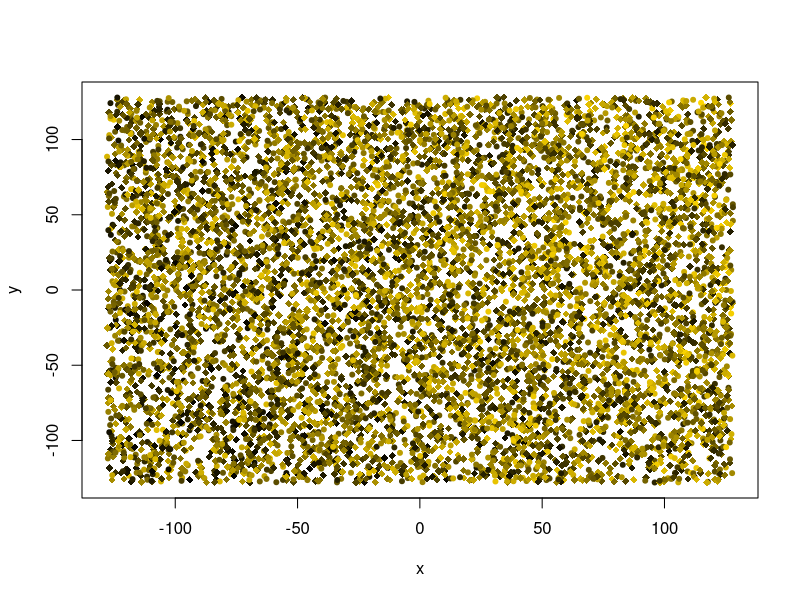
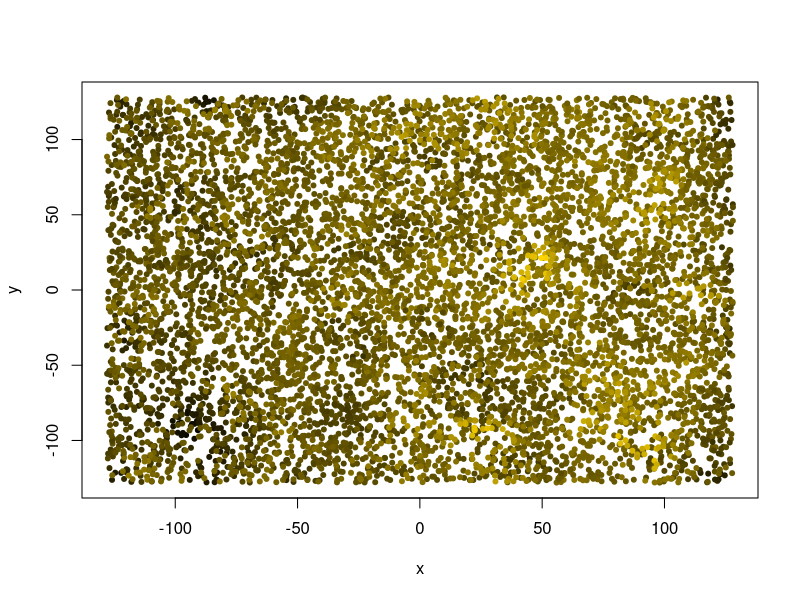
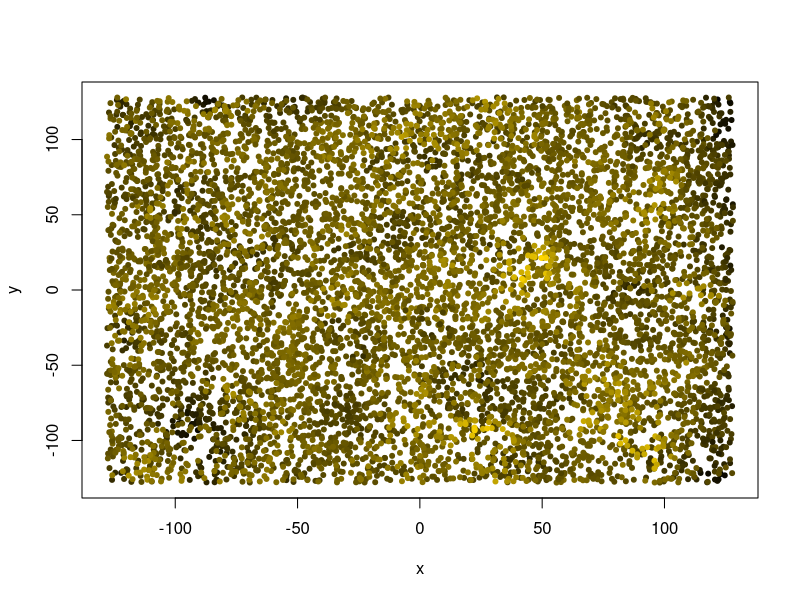

R code for these plots, in order: (Note: this script raises an error after producing the figures.)
## ---- chunk 1
#| eval: true
.libPaths("/data/R/library")
void <- suppressPackageStartupMessages
# library("sp") |> void()

# our beloved tidyverse components:
library("dplyr") |> void() 
library("ggplot2") |> void()  
library("ggridges")  |> void() # density ridges

## ---- chunk 2
n_observations <- 2^13 # sample size
extent <- 128 # width of the playing field
smooth_sigma <- 16 # smoothing range
zrange <- 2*pi # range of parameter values

# covariate effect magnitudes
a_slope <- pi/3
b_slope <- pi/4

## ---- chunk 3
gimme_points <- function(N = 100, scale = 1.0) (runif(N)*2.0-1.0) * scale
data <- data.frame(
  x = gimme_points(n_observations, extent),
  y = gimme_points(n_observations, extent),
  z_ = gimme_points(n_observations, zrange)
)
knitr::kable(head(data, 5))
## ---- chunk 4

data$a <- 0.7 * data$x / extent + 0.3 * data$y / extent

## ---- chunk 5
data$b <- as.integer(rbinom(n = n_observations, size = 1, prob = 0.4))

data$z <- data$z_ + a_slope * data$a + b_slope * data$b

knitr::kable(head(data, 3))
## ---- chunk 6
#| label: fig-raw-data
#| fig-cap: "The raw data, unsmoothed."

# https://stackoverflow.com/a/9946970
rbpal <- colorRampPalette(c('black','gold'))
color <- rbpal(n_observations)[as.numeric(cut(data$z, breaks = n_observations))]

plot(data$x, data$y, col = color, pch = as.integer(18 + 2*data$b),
  xlab = "x", ylab = "y")
## ---- chunk 7
# compute the difference of all elements of one vector to each other
self_difference <- function (vec) outer(X = vec, Y = vec, FUN = function(X, Y)  Y-X)
wrap_difference <- function (vec) outer(X = vec, Y = vec, FUN = function(X, Y) (Y-X) %% (2*extent))

# Calculate the Euclidean distance of the x and y columns in a data frame.
Euclid <- function (data) sqrt(self_difference(data$x)^2 + self_difference(data$y)^2 )
Euclid_wrap <- function (data) sqrt(wrap_difference(data$x)^2 + wrap_difference(data$y)^2 )

# return the lower triangle of a matrix, unpacking it into a vector of unique values
lower_triangle <- function (mat) mat[lower.tri(mat)]
## ---- chunk 8

# smoothing 2D data
smooth <- function (data, sigma = NULL) {
  
  if (sigma <= 0 || is.null(sigma) || is.na(sigma)) {
    return(data$z)
  }

  dist <- Euclid_wrap(data)
  # sigma <- extent / 3
  weight <- dnorm(dist, 0, sigma) 
  weight <- weight / colSums(weight)
  # do.call("cbind", rep(list(data$z), length(data$z)))
  
  zmoothed <- weight %*% data$z
  return (zmoothed[,1])
}
## ---- chunk 9
#| label: fig-smooth-data
#| fig-cap: "The data, smoothed with a 2D Gaussian kernel. The edges are darker due to edge wrapping."

groupwise_smoothing <- function (grp) {
  sub_data <- data %>%
    filter(b == grp)
  sub_data$s <- smooth(sub_data, smooth_sigma)
  return(sub_data)
}

# "split-apply-combine" strategy
data <- bind_rows(lapply(sort(unique(data$b)),
  FUN = groupwise_smoothing
  ))
color <- rbpal(n_observations)[as.numeric(cut(data$s, breaks = n_observations))]
plot(data$x, data$y, col = color, pch = 20,
  xlab = "x", ylab = "y")

## ---- chunk 10
#| label: fig-data-detrend
#| fig-cap: "The smoothed data, again, after de-trending."

data$d <- lm(s ~ x + y, data)$residual

# another sunrise...
color <- rbpal(n_observations)[as.numeric(cut(data$d, breaks = n_observations))]
plot(data$x, data$y, col = color, pch = 20,
  xlab = "x", ylab = "y") 

## ---- chunk 11

# compute raw distance and difference
dist_diff <- data.frame(
  distance = lower_triangle(Euclid_wrap(data)),
  difference_raw = lower_triangle(self_difference(data$z)),
  difference_smooth = lower_triangle(self_difference(data$s)),
  difference = lower_triangle(self_difference(data$d))
)

# limit range, which is a major performance saver.
dist_diff <- dist_diff %>% 
  filter(distance > 0, distance < extent)


# binning, using `cut`
dist_diff$bin1 <- as.factor(
  cut(
    dist_diff$distance,
    breaks = seq(
      0, extent,
      length.out = as.integer(extent/4+1)
    )
  ))
## ---- chunk 12
#| eval: true
#| label: fig-difference-distance-ridges
#| fig-cap: "The difference-distance plot, ridges (i.e. density distribution)."

dist_diff %>%
  ggplot(aes(x = abs(difference), y = bin1)) +
  geom_density_ridges(rel_min_height = 0.05,
    quantile_lines = TRUE, quantiles = 4,
    scale = 2.0, bandwidth = 0.05) +
  labs(x = "mean absolute difference", y = "distance bin") +
  theme_bw() + coord_flip() +
  theme(axis.text.x = element_text(angle = 90, vjust = 0.5, hjust=1))
## ---- chunk 13
dist_diff$bin <- as.factor(
  cut_number(
      dist_diff$distance,
      n = as.integer(extent)
    ))
## ---- chunk 14
#| label: fig-equibin-sample-size
#| fig-cap: "Sample size per bin for fixed width bins (blue) or fixed sample size bins (turquoise). Consider both for your data set."
b1 <- dist_diff %>%
  summarize("ds" = mean(distance), "n" = n(), .by = bin1)
b2 <- dist_diff %>%
  summarize("ds" = mean(distance), "n" = n(), .by = bin)

ggplot(NULL) +
  geom_step(aes(x = b1$ds, y = b1$n), color = "darkblue") +
  geom_step(aes(x = b2$ds, y = b2$n), color = "turquoise") +
  geom_hline(yintercept = 0, color = "darkgrey") +
  labs(x = "distance (bin average)", y = "samples per bin") +
  theme_bw()
## ---- chunk 15

calculate_semivariance <- function (diff_vector) 1/(2*length(diff_vector)) * sum(diff_vector^2)

dist_diff_binned <- dist_diff %>% 
  select(-bin1) %>% 
  group_by(bin) %>%
  summarize(across(everything(), list(
      "mean" = mean,
      "absmean" = function (vec) sum(abs(vec)) / length(vec),
      "variance" = var,
      "semivariance" = calculate_semivariance,
      "count" = function (vec) length(vec)
    )
  )) %>%
  select(bin, distance_mean, distance_count,
    difference_variance, difference_semivariance, difference_absmean
  ) %>%
  rename(c(
    "variance" = difference_variance,
    "semivariance" = difference_semivariance,
    "mean_abs_difference" = difference_absmean
  ))

# semivariance is NOT simply half the variance
dist_diff_binned$half_variance <- 0.5 * dist_diff_binned$variance
knitr::kable(head(dist_diff_binned), digits = 2)
## ---- chunk 16
#| label: fig-empirical-variogram
#| fig-cap: "The left panel shows mean absolute difference, whereas the right panel is the semivariance, both plotted against the distance."

par(mfrow = c(1,2))
plot(dist_diff_binned$distance_mean, dist_diff_binned$mean_abs_difference,
   type = "o", col = "darkblue",
   xlab = "distance bin number",
   ylab = "mean absolute difference"
   )
plot(dist_diff_binned$distance_mean, dist_diff_binned$semivariance,
   type = "o", col = "darkgreen",
   xlab = "bin average distance",
   ylab = "semivariance"
   )

par(mfrow = c(1,1))
## ---- chunk 17

# wrap a regression function to generate residuals
# the result is the parameter to be minimized.
wrap_target_function <- function(x, y, regressor, parameters) {
  predictions <- regressor(x, parameters)
  differences <- y - predictions

  # optimization superstition: scaling rmse to better read decimals
  differences <- differences * 1000
  return(sqrt(mean(differences^2)))
}

# yet another trick: we can improve model fit on the closer points,
#   by giving them more weight
wrap_target_function_distanceweighted <- function(x, y, regressor, parameters) {
  predictions <- regressor(x, parameters)
  differences <- y - predictions

  # gently improving performance on proximal points:
  differences <- 1000 * differences * 1/sqrt(x)

  rmsd <- sqrt(mean(differences^2))
  return(rmsd)
}


# this can turn regression output into a usable function.
# εὕρηκα, functional programming!
create_prediction_function <- function(regressor, results) {
  fcn <- function (x) {
    regressor(x, results$par)
  }

  return(fcn)
}

# a uniform way to print results
print_regression_results <- function(orsl, label = "") {
  par <- paste(round(orsl$par, 4), collapse = ", ")
  conv <- orsl$convergence
  eps <- orsl$value
  print(sprintf("%s regression: convergence %i at (%s), mse %.1f", label, conv, par, eps))
}

# note: the `epsilon` can be calculated manually with the formula:
#   sum((predictor_function(x) - y)^2)


# Finally, a quick histogram plot of residuals.
plot_residuals_histogram <- function (x, y, predictor_function, ...) {
  residuals <- predictor_function(x) - y
  ggplot(NULL, aes(x = residuals)) +
    geom_histogram(...) +
    theme_bw()
}


## ---- chunk 18
x <- dist_diff_binned$distance_mean
y <- dist_diff_binned$semivariance

linear_function <- function(x, parameters) {
  return(parameters[1] + parameters[2]*x)
}

optimizer_results <- optim(
  par = c(0, 0.05),
  fn = function(parameters) {
    wrap_target_function(x, y, linear_function, parameters)
  }, method = "Nelder-Mead"
)

print_regression_results(optimizer_results, label = "linear")

## ---- chunk 19
#| label: fig-linear-regression
#| fig-cap: "In principle, you can fit anything you like to the semivariance."

predictor_function <- create_prediction_function(linear_function, optimizer_results)

ggplot(NULL, aes(x = x, y = y)) +
  geom_point(size = 2.5, colour = "black", fill = "white", alpha = 0.4) +
  geom_line(aes(x = x, y = predictor_function(x))) +
  theme_minimal()

## ---- chunk 20
#| label: fig-gauss-function
#| fig-cap: "Although it is inverted, scaled, y-shifted, and centered on zero, you will certainly recognize our beloved bell-curve: the Gaussian. Note that we will only use the right half to proceed."

gauss_function <- function(x, parameters) {
  scale <- parameters[1] # height
  mu <- 0 # mean, always zero here
  sigma <- parameters[2] # standard deviation
  nugget <- parameters[3] # total height

  sill <- scale + nugget

  # the raw, unscaled gaussian kernel
  gauss <- exp(-((x-mu)^2)/(2*sigma^2))

  # the bell should point downwards:
  result <- sill - scale * gauss

  return(result)
}

try_x <- seq(-pi, pi, length.out = 100)
try_y <- gauss_function(try_x, parameters = c(1.5, 1., 0.5))

plot(try_x, try_y, type = "l", xlab = "x", ylab = "y", ylim = c(0, 2.))
abline(v = 0)

## ---- chunk 21


x <- dist_diff_binned$distance_mean
y <- dist_diff_binned$semivariance # multiplied to support optimizer

start_values <- c(zrange, smooth_sigma, 0.) 
optimizer_results <- optim(
  par = start_values,
  lower = c(0.0, 0.0, 0.0), # all positive parameters
  upper = c(2*zrange, extent/4, zrange), # prevent crazy outcomes
  fn = function(parameters) {
    wrap_target_function_distanceweighted(x, y, gauss_function, parameters)
  }, 
  control = list("fnscale" = 1e-8),
  method = "L-BFGS-B" 
)

predictor_function <- create_prediction_function(
  gauss_function,
  optimizer_results
)

print_regression_results(optimizer_results, label = "Gauss")

## ---- chunk 22
#| label: fig-gauss-residuals
#| fig-cap: "Residual distribution of the Matérn model for semivariance."
plot_residuals_histogram(x, y, predictor_function,
  bins = 32, fill = "lightgray", color = "black")
## ---- chunk 23
scale <- optimizer_results$par[1]
range <- optimizer_results$par[2]
nugget <- optimizer_results$par[3]
sill <- nugget + scale
## ---- chunk 24
#| label: fig-gauss-variogram
#| fig-cap: "Variogram of the simulated data, using a Gauss model."

predx <- seq(0, extent, length.out = 2*extent + 1)

ggplot(NULL, aes(x = x, y = y)) +
  geom_vline(xintercept = range, color = "darkgrey") +
  geom_hline(yintercept = nugget, color = "darkgrey") +
  # geom_hline(yintercept = sill, color = "darkgrey") +
  geom_point(size = 2.5, colour = "black", fill = "white", alpha = 0.4) +
  geom_line(aes(x = predx, y = predictor_function(predx))) +
  theme_minimal()

## ---- chunk 25

fit_variogram <- function(x, y, value, fcn, skip_detrend = FALSE, ...) {
  # the ellipsis ( , ...) will pass through optimizer parameters

  # convenience structure to match the above
  df <- data.frame(x = x, y = y, z = value)

  # de-trending, optionally disabled
  if (skip_detrend) {
    df$d <- df$z
  } else {
    df$d <- lm(z ~ x + y, df)$residual
  }

  # distance-difference
  dd <- data.frame(
      dist = lower_triangle(Euclid_wrap(df)),
      diff = lower_triangle(self_difference(df$d))
    ) %>%
    filter(dist > 0, dist < extent)

  # binning
  dd$bin <- as.factor(cut(dd$dist, breaks = as.integer(extent/2)))
  dd_binned <- dd %>% 
    group_by(bin) %>%
    summarize_all(
      c("mean" = mean,
        "var" = var
      )
    )

  # regression
  regx <- dd_binned$dist_mean
  regy <- 0.5 * dd_binned$diff_var


  optimizer_results <- optim(
    fn = function(parameters) {
      wrap_target_function_distanceweighted(regx, regy, fcn, parameters)
    },
    ...
  )

  print_regression_results(optimizer_results, label = "")

  # store everything in one list;
  # do I sense a smidgen of OOP here? No, not really.
  optimizer_results$fcn <- fcn
  optimizer_results$regx <- regx
  optimizer_results$regy <- regy

  return(optimizer_results)
}

## ---- chunk 26

matern_function <- function(d, parameters) {
  scale <- parameters[1] # related to semivariance
  sigma <- parameters[2] # related to actual range; turning point
  nugget <- parameters[3]
  nu <- parameters[4]

  sill <- scale + nugget
  z <- sqrt(2 * nu) * d / sigma
  K <- suppressWarnings(besselK(z, nu))
  matern <- (z)^nu * K / (2^(nu - 1) * gamma(nu))
  result <- sill - scale * matern
  
  result[is.na(result)] <- 0
  return(result)
}

## ---- chunk 27
plot_matern <- function(optimizer_results) {

  # retrieve everything 
  fcn <- optimizer_results$fcn
  regx <- optimizer_results$regx
  regy <- optimizer_results$regy

  # wrap the function with the optimized parameters
  predictor_function <- create_prediction_function(
    fcn,
    optimizer_results
  )

  # extract parameters
  scale <- optimizer_results$par[1]
  sigma <- optimizer_results$par[2]
  range <- optimizer_results$par[2]
  nugget <- optimizer_results$par[3]
  sill <- scale + nugget


  # plotting
  plotx <- seq(0, extent, length.out = 2*extent + 1)
  plotx <- plotx[plotx>0]
  
  g <- ggplot(NULL, aes(x = regx, y = regy)) +
    geom_vline(xintercept = range, color = "darkgrey") +
    geom_hline(yintercept = nugget, color = "darkgrey") +
    geom_hline(yintercept = sill, color = "darkgrey") +
    geom_point(size = 2.5, colour = "black", fill = "white", alpha = 0.4) +
    geom_line(aes(x = plotx, y = predictor_function(plotx))) +
    labs(title = "Matérn regression, with range indicated (vertical line)") +
    theme_minimal()

  return(g)
}


## ---- chunk 28
#| label: fig-alldata-variogram
#| fig-cap: "Variogram of all the data, with a Matérn fit."

vg_all <- fit_variogram(
    x = data$x,
    y = data$y,
    value = data$s,
    fcn = matern_function,
    par = c(zrange, smooth_sigma, 0., 1.),
    lower = c(0.0, 0.0, 0., 0.001),
    upper = c(10, 100, 100, 100),
    control = list("fnscale" = 1e-8),
    method = "L-BFGS-B" 
  )
plot_matern(vg_all)

## ---- chunk 29
#| label: fig-subdata-variogram
#| fig-cap: "Variogram of the sub-data in the `b == 0` category."
semi_data <- data %>%
  filter(b == 0)

vg_b0 <- fit_variogram(
    x = semi_data$x,
    y = semi_data$y,
    value = semi_data$s,
    fcn = matern_function,
    par = c(zrange, smooth_sigma, 0., 1.),
    lower = c(0.0, 0.0, 0., 0.001),
    upper = c(10, 100, 100, 100),
    control = list("fnscale" = 1e-8),
    method = "L-BFGS-B" 
  )
plot_matern(vg_b0)


## ---- chunk 30
#| label: fig-subdata-variogram-b1
#| fig-cap: "Variogram of the sub-data in the `b == 1` category."
semi_data <- data %>%
  filter(b == 1)
vg_b1 <- fit_variogram(
    x = semi_data$x,
    y = semi_data$y,
    value = semi_data$s,
    fcn = matern_function,
    par = c(zrange, smooth_sigma, 0., 1.),
    lower = c(0.0, 0.0, 0., 0.001),
    upper = c(10, 100, 100, 100),
    control = list("fnscale" = 1e-8),
    method = "L-BFGS-B" 
  )
plot_matern(vg_b1)

## ---- chunk 31
#| label: fig-variogram-nodetrend
#| fig-cap: "Variogram of the data with de-trending disabled."
vg_nodetrend <- fit_variogram(
    x = data$x,
    y = data$y,
    value = data$s,
    fcn = matern_function,
    skip_detrend = TRUE,
    par = c(zrange, smooth_sigma, 0., 1.),
    lower = c(0.0, 0.0, 0., 0.001),
    upper = c(10, 100, 100, 100),
    control = list("fnscale" = 1e-8),
    method = "L-BFGS-B" 
  )
plot_matern(vg_nodetrend)

## ---- chunk 32
#| label: fig-variogram-rawdata
#| fig-cap: "Variogram of the Non-Tobleronian raw data, i.e. random data without spatial relation."

vg_nosmoothing <- fit_variogram(
    x = data$x,
    y = data$y,
    value = data$z,
    fcn = matern_function,
    skip_detrend = TRUE,
    par = c(zrange, smooth_sigma, 0., 1.),
    lower = c(0.0, 0.0, 0., 0.99),
    upper = c(100, 100, 0.01, 1.01),
    control = list("fnscale" = 1e-8),
    method = "L-BFGS-B" 
  )
plot_matern(vg_nosmoothing)
